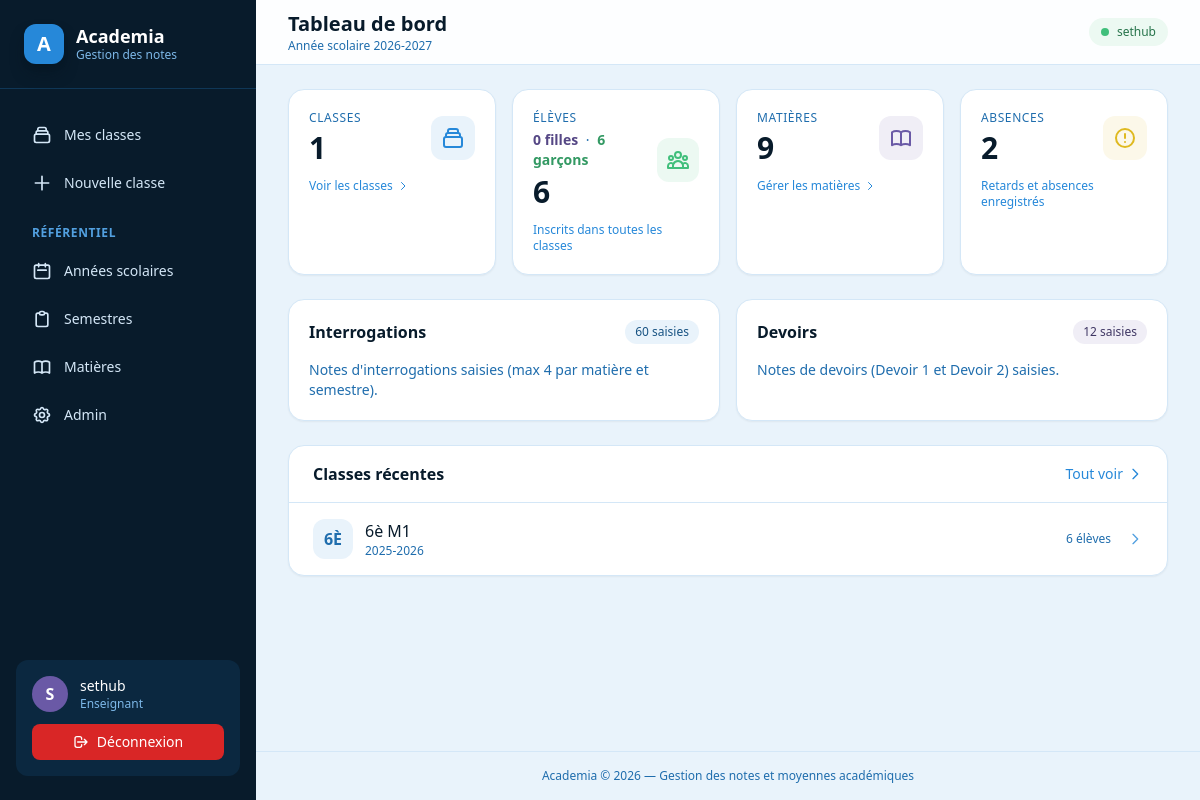
The page / (signed in) on the database as committed earlier.
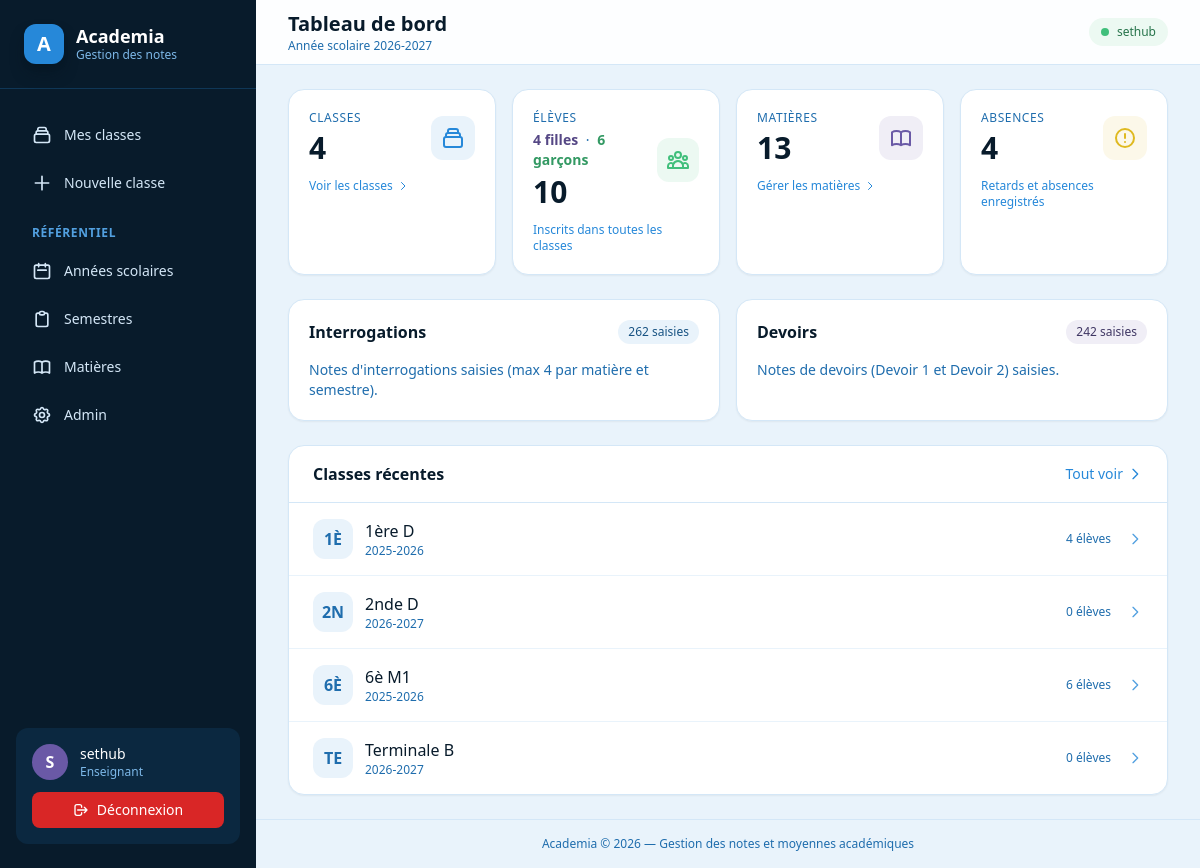
The same page on the database as committed later.
### academics/models.py (models this page shows, shortened)
class AnneeScolaire(models.Model):
    libelle = models.CharField(max_length=20, unique=True)
    est_courante = models.BooleanField(default=False)
    objects = AnneeScolaireQuerySet.as_manager()
    class Meta:
        ordering = ["-libelle"]

class Classe(models.Model):
    annee_scolaire = models.ForeignKey(
        AnneeScolaire, on_delete=models.CASCADE, related_name="classes"
    )
    nom = models.CharField(max_length=100)  # ex: "Terminale D"
    lien_public_uid = models.UUIDField(unique=True, editable=False, null=True)
    class Meta:
        constraints = [
            models.UniqueConstraint(
                fields=["annee_scolaire", "nom"], name="uniq_classe_par_annee"
            )
        ]
        ordering = ["nom"]

### dashboard/views.py (the view)
# urls.py: path("", views.DashboardView.as_view(), name="home"),
class DashboardView(LoginRequiredMixin, TemplateView):
    template_name = "dashboard/dashboard.html"
    def get_context_data(self, **kwargs):
        ctx = super().get_context_data(**kwargs)
        annee_courante = AnneeScolaire.objects.filter(est_courante=True).first()
        classes = Classe.objects.select_related("annee_scolaire").prefetch_related("eleves")
        ctx.update({
            "annee_courante": annee_courante,
            "total_classes": classes.count(),
            "total_eleves": Eleve.objects.count(),
            "total_filles": Eleve.objects.filter(genre=Eleve.Genre.FEMININ).count(),
            "total_garcons": Eleve.objects.filter(genre=Eleve.Genre.MASCULIN).count(),
            "total_matieres": Matiere.objects.count(),
            "total_semestres": Semestre.objects.count(),
            "total_interrogations": Interrogation.objects.count(),
            "total_devoirs": Devoir.objects.count(),
            "total_absences": Absence.objects.count(),
            "classes": classes[:6],
        })
        return ctx

### templates/dashboard/dashboard.html (shortened to what this page needs)
{% extends "base.html" %}
{% block page_title %}Tableau de bord{% endblock %}
{% block page_subtitle %}{% if annee_courante %}Année scolaire {{ annee_courante.libelle }}{% else %}Vue d'ensemble de l'établissement{% endif %}{% endblock %}
{% block content %}
<div class="space-y-6">
    <div class="grid grid-cols-2 lg:grid-cols-4 gap-4">
        <div class="bg-white rounded-2xl border border-blue-bell-100 shadow-sm p-5">
            <div class="flex items-center justify-between">
                <div>
                    <p class="text-xs font-medium text-blue-bell-600 uppercase tracking-wider">Classes</p>
                    <p class="text-3xl font-bold text-blue-bell-900 mt-1">{{ total_classes }}</p>
                </div>
                <div class="w-11 h-11 rounded-xl bg-blue-bell-50 flex items-center justify-center text-blue-bell-500">
                    <svg class="w-6 h-6" fill="none" stroke="currentColor" viewBox="0 0 24 24"><path stroke-linecap="round" stroke-linejoin="round" stroke-width="2" d="M19 11H5m14 0a2 2 0 012 2v6a2 2 0 01-2 2H5a2 2 0 01-2-2v-6a2 2 0 012-2m14 0V9a2 2 0 00-2-2M5 11V9a2 2 0 012-2m0 0V5a2 2 0 012-2h6a2 2 0 012 2v2M7 7h10"/></svg>
                </div>
            </div>
            <a href="{% url 'academics:classe_list' %}" class="mt-3 inline-flex items-center gap-1 text-xs font-medium text-blue-bell-500 hover:text-blue-bell-700 transition">
                Voir les classes
                <svg class="w-3 h-3" fill="none" stroke="currentColor" viewBox="0 0 24 24"><path stroke-linecap="round" stroke-linejoin="round" stroke-width="2" d="M9 5l7 7-7 7"/></svg>
            </a>
        </div>
        <div class="bg-white rounded-2xl border border-blue-bell-100 shadow-sm p-5">
            <div class="flex items-center justify-between">
                <div>
                    <p class="text-xs font-medium text-blue-bell-600 uppercase tracking-wider">Élèves</p>
                    <p class="text-xs md:text-sm text-blue-bell-600 mt-1">
                        <span class="font-semibold text-deep-lilac-600">{{ total_filles }} fille{{ total_filles|pluralize }}</span>
                        <span class="mx-1">·</span>
                        <span class="font-semibold text-jungle-green-600">{{ total_garcons }} garçon{{ total_garcons|pluralize }}</span>
                    </p>
                    <p class="text-3xl font-bold text-blue-bell-900 mt-1">{{ total_eleves }}</p>
                </div>
                <div class="w-11 h-11 rounded-xl bg-jungle-green-50 flex items-center justify-center text-jungle-green-500">
                </div>
            </div>
            <p class="mt-3 text-xs text-blue-bell-500">Inscrits dans toutes les classes</p>
        </div>
        <div class="bg-white rounded-2xl border border-blue-bell-100 shadow-sm p-5">
            <div class="flex items-center justify-between">
                <div>
                    <p class="text-xs font-medium text-blue-bell-600 uppercase tracking-wider">Matières</p>
                    <p class="text-3xl font-bold text-blue-bell-900 mt-1">{{ total_matieres }}</p>
                </div>
                <div class="w-11 h-11 rounded-xl bg-deep-lilac-50 flex items-center justify-center text-deep-lilac-500">
                </div>
            </div>
            <a href="{% url 'academics:matiere_list' %}" class="mt-3 inline-flex items-center gap-1 text-xs font-medium text-blue-bell-500 hover:text-blue-bell-700 transition">
                Gérer les matières
                <svg class="w-3 h-3" fill="none" stroke="currentColor" viewBox="0 0 24 24"><path stroke-linecap="round" stroke-linejoin="round" stroke-width="2" d="M9 5l7 7-7 7"/></svg>
            </a>
        </div>
        <div class="bg-white rounded-2xl border border-blue-bell-100 shadow-sm p-5">
            <div class="flex items-center justify-between">
                <div>
                    <p class="text-xs font-medium text-blue-bell-600 uppercase tracking-wider">Absences</p>
                    <p class="text-3xl font-bold text-blue-bell-900 mt-1">{{ total_absences }}</p>
                </div>
                <div class="w-11 h-11 rounded-xl bg-saffron-50 flex items-center justify-center text-saffron-500">
                    <svg class="w-6 h-6" fill="none" stroke="currentColor" viewBox="0 0 24 24"><path stroke-linecap="round" stroke-linejoin="round" stroke-width="2" d="M12 8v4m0 4h.01M21 12a9 9 0 11-18 0 9 9 0 0118 0z"/></svg>
                </div>
            </div>
            <p class="mt-3 text-xs text-blue-bell-500">Retards et absences enregistrés</p>
        </div>
    </div>
    <div class="grid grid-cols-1 lg:grid-cols-2 gap-4">
        <div class="bg-white rounded-2xl border border-blue-bell-100 shadow-sm p-5">
            <div class="flex items-center justify-between mb-4">
                <h3 class="font-semibold text-blue-bell-900">Interrogations</h3>
                <span class="inline-flex items-center gap-1.5 px-2.5 py-1 rounded-full bg-blue-bell-50 text-blue-bell-700 text-xs font-medium">
                    {{ total_interrogations }} saisie{{ total_interrogations|pluralize:"s" }}
                </span>
            </div>
            <p class="text-sm text-blue-bell-600">Notes d'interrogations saisies (max 4 par matière et semestre).</p>
        </div>
        <div class="bg-white rounded-2xl border border-blue-bell-100 shadow-sm p-5">
            <div class="flex items-center justify-between mb-4">
                <h3 class="font-semibold text-blue-bell-900">Devoirs</h3>
                <span class="inline-flex items-center gap-1.5 px-2.5 py-1 rounded-full bg-deep-lilac-50 text-deep-lilac-700 text-xs font-medium">
                    {{ total_devoirs }} saisie{{ total_devoirs|pluralize:"s" }}
                </span>
            </div>
            <p class="text-sm text-blue-bell-600">Notes de devoirs (Devoir 1 et Devoir 2) saisies.</p>
        </div>
    </div>
    <div class="bg-white rounded-2xl border border-blue-bell-100 shadow-sm overflow-hidden">
        <div class="px-6 py-4 border-b border-blue-bell-100 flex items-center justify-between">
            <h3 class="font-semibold text-blue-bell-900">Classes récentes</h3>
            <a href="{% url 'academics:classe_list' %}" class="inline-flex items-center gap-1 text-sm font-medium text-blue-bell-500 hover:text-blue-bell-700 transition">
                Tout voir
                <svg class="w-4 h-4" fill="none" stroke="currentColor" viewBox="0 0 24 24"><path stroke-linecap="round" stroke-linejoin="round" stroke-width="2" d="M9 5l7 7-7 7"/></svg>
            </a>
        </div>
        {% if classes %}
        <div class="divide-y divide-blue-bell-50">
            {% for classe in classes %}
            <a href="{% url 'academics:classe_detail' classe.pk %}" class="flex items-center justify-between px-6 py-4 hover:bg-blue-bell-50/50 transition">
                <div class="flex items-center gap-3">
                    <div class="w-10 h-10 rounded-xl bg-blue-bell-50 flex items-center justify-center text-blue-bell-600 font-bold shrink-0">
                        {{ classe.nom|slice:":2"|upper }}
                    </div>
                    <div>
                        <p class="font-medium text-blue-bell-900">{{ classe.nom }}</p>
                        <p class="text-xs text-blue-bell-600">{{ classe.annee_scolaire.libelle }}</p>
                    </div>
                </div>
                <div class="flex items-center gap-4">
                    <span class="text-xs text-blue-bell-600">{{ classe.eleves.count }} élève{{ classe.eleves.count|pluralize:"s" }}</span>
                    <svg class="w-4 h-4 text-blue-bell-400" fill="none" stroke="currentColor" viewBox="0 0 24 24"><path stroke-linecap="round" stroke-linejoin="round" stroke-width="2" d="M9 5l7 7-7 7"/></svg>
                </div>
            </a>
            {% endfor %}
        </div>
        {% endif %}
    </div>
</div>
{% endblock %}

### templates/base.html (shortened to what this page needs)
{% load static %}
<!DOCTYPE html>
<html lang="fr">
<head>
    <script src="https://cdn.tailwindcss.com"></script>
</head>
<body class="min-h-screen bg-blue-bell-50 text-blue-bell-950 antialiased">
    {% block body %}
    <div class="min-h-screen flex flex-col md:flex-row">
        <aside class="hidden md:flex md:w-64 md:flex-col bg-blue-bell-900 text-blue-bell-100">
            <a href="{% url 'dashboard:home' %}" class="flex items-center gap-3 px-6 py-6 border-b border-blue-bell-800 hover:bg-blue-bell-800/50 transition">
                <div class="w-10 h-10 rounded-xl bg-blue-bell-500 flex items-center justify-center text-white font-bold text-xl shadow-lg shadow-blue-bell-950/50">A</div>
                <div>
                    <div class="font-bold text-white text-lg leading-tight">Academia</div>
                    <div class="text-xs text-blue-bell-300">Gestion des notes</div>
                </div>
            </a>
            <nav class="flex-1 px-4 py-6 space-y-1 overflow-y-auto">
                <a href="{% url 'academics:classe_list' %}" class="flex items-center gap-3 px-4 py-3 rounded-xl text-sm font-medium transition hover:bg-blue-bell-800 hover:text-white ">
                    <svg class="w-5 h-5" fill="none" stroke="currentColor" viewBox="0 0 24 24"><path stroke-linecap="round" stroke-linejoin="round" stroke-width="2" d="M19 11H5m14 0a2 2 0 012 2v6a2 2 0 01-2 2H5a2 2 0 01-2-2v-6a2 2 0 012-2m14 0V9a2 2 0 00-2-2M5 11V9a2 2 0 012-2m0 0V5a2 2 0 012-2h6a2 2 0 012 2v2M7 7h10"/></svg>
                    Mes classes
                </a>
                <a href="{% url 'academics:classe_create' %}" class="flex items-center gap-3 px-4 py-3 rounded-xl text-sm font-medium transition hover:bg-blue-bell-800 hover:text-white">
                    <svg class="w-5 h-5" fill="none" stroke="currentColor" viewBox="0 0 24 24"><path stroke-linecap="round" stroke-linejoin="round" stroke-width="2" d="M12 4v16m8-8H4"/></svg>
                    Nouvelle classe
                </a>
                <div class="pt-4 pb-1 px-4 text-xs font-semibold text-blue-bell-400 uppercase tracking-wider">Référentiel</div>
                <a href="{% url 'academics:anneescolaire_list' %}" class="flex items-center gap-3 px-4 py-3 rounded-xl text-sm font-medium transition hover:bg-blue-bell-800 hover:text-white ">
                    <svg class="w-5 h-5" fill="none" stroke="currentColor" viewBox="0 0 24 24"><path stroke-linecap="round" stroke-linejoin="round" stroke-width="2" d="M8 7V3m8 4V3m-9 8h10M5 21h14a2 2 0 002-2V7a2 2 0 00-2-2H5a2 2 0 00-2 2v12a2 2 0 002 2z"/></svg>
                    Années scolaires
                </a>
                <a href="{% url 'academics:semestre_list' %}" class="flex items-center gap-3 px-4 py-3 rounded-xl text-sm font-medium transition hover:bg-blue-bell-800 hover:text-white ">
                    <svg class="w-5 h-5" fill="none" stroke="currentColor" viewBox="0 0 24 24"><path stroke-linecap="round" stroke-linejoin="round" stroke-width="2" d="M9 5H7a2 2 0 00-2 2v12a2 2 0 002 2h10a2 2 0 002-2V7a2 2 0 00-2-2h-2M9 5a2 2 0 002 2h2a2 2 0 002-2M9 5a2 2 0 012-2h2a2 2 0 012 2"/></svg>
                    Semestres
                </a>
                <a href="{% url 'academics:matiere_list' %}" class="flex items-center gap-3 px-4 py-3 rounded-xl text-sm font-medium transition hover:bg-blue-bell-800 hover:text-white ">
                    Matières
                </a>
                <a href="{% url 'admin:index' %}" class="flex items-center gap-3 px-4 py-3 rounded-xl text-sm font-medium transition hover:bg-blue-bell-800 hover:text-white">
                    Admin
                </a>
            </nav>
            <div class="px-4 pb-6">
                <div class="p-4 rounded-xl bg-blue-bell-800/50">
                    <div class="flex items-center gap-3">
                        <div class="w-9 h-9 rounded-full bg-deep-lilac-500 flex items-center justify-center text-white font-bold uppercase">
                            {{ user.username|slice:":1" }}
                        </div>
                        <div class="flex-1 min-w-0">
                            <div class="text-sm font-medium text-white truncate">{{ user.username }}</div>
                            <div class="text-xs text-blue-bell-300">Enseignant</div>
                        </div>
                    </div>
                    <form method="post" action="{% url 'logout' %}" class="mt-3">
                        <button type="submit" class="w-full flex items-center justify-center gap-2 px-4 py-2 rounded-lg bg-lobster-pink-500 hover:bg-lobster-pink-600 text-white text-sm font-medium transition">
                            <svg class="w-4 h-4" fill="none" stroke="currentColor" viewBox="0 0 24 24"><path stroke-linecap="round" stroke-linejoin="round" stroke-width="2" d="M17 16l4-4m0 0l-4-4m4 4H7m6 4v1a3 3 0 01-3 3H6a3 3 0 01-3-3V7a3 3 0 013-3h4a3 3 0 013 3v1"/></svg>
                            Déconnexion
                        </button>
                    </form>
                </div>
            </div>
        </aside>
        <div class="flex-1 flex flex-col min-w-0">
            <header class="sticky top-0 z-40 bg-white/90 backdrop-blur border-b border-blue-bell-100">
                <div class="flex items-center justify-between px-4 md:px-8 h-16">
                    <div class="flex items-center gap-3">
                        <div class="hidden md:block">
                            <h1 class="text-xl font-bold text-blue-bell-900">{% block page_title %}Academia{% endblock %}</h1>
                            <p class="text-xs text-blue-bell-600">{% block page_subtitle %}Gestion académique{% endblock %}</p>
                        </div>
                    </div>
                    <div class="flex items-center gap-3">
                        <span class="hidden sm:inline-flex items-center gap-2 px-3 py-1.5 rounded-full bg-jungle-green-50 text-jungle-green-700 text-xs font-medium">
                            <span class="w-2 h-2 rounded-full bg-jungle-green-500 animate-pulse"></span>
                            {{ user.get_username }}
                        </span>
                    </div>
                </div>
            </header>
            <main class="flex-1 px-4 md:px-8 py-6">
                {% block content %}{% endblock %}
            </main>
            <footer class="px-4 md:px-8 py-4 border-t border-blue-bell-100">
                <p class="text-xs text-center text-blue-bell-600">Academia &copy; {% now "Y" %} — Gestion des notes et moyennes académiques</p>
            </footer>
        </div>
    </div>
    {% endblock %}
</body>
</html>

Rows that differ between the two databases and show on the page:
added Classe: nom "1È", nom "1ère D", annee_scolaire.libelle "2025-2026", eleves.count "4"
added Classe: nom "2N", nom "2nde D", annee_scolaire.libelle "2026-2027", eleves.count "0"
added Classe: nom "TE", nom "Terminale B", annee_scolaire.libelle "2026-2027", eleves.count "0"
Other text that changed with them:
{{ total_classes }}: "1" → "4"
{{ total_filles }}: "0" → "4"
{{ total_eleves }}: "6" → "10"
{{ total_matieres }}: "9" → "13"
{{ total_absences }}: "2" → "4"
{{ total_interrogations }}: "60" → "262"
{{ total_devoirs }}: "12" → "242"
